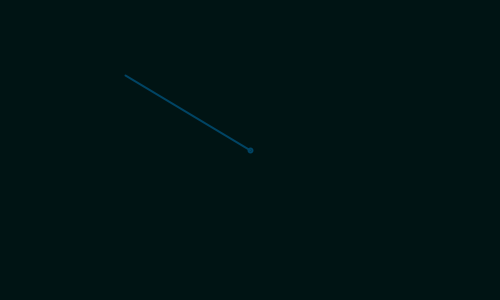
Frame 1 (no input)
Frame 60 (the mouse pressed at the canvas centre just before this capture): identical to frame 1, image omitted
Frame 120 (the mouse held since frame 60 and released just before this capture): blank canvas, image omitted

The Processing sketch that drew this single still picture (run headless with seeded random() and noise(); from frame 60 on, the mouse is pressed at the canvas centre):

// Processing sketch: mult_PVector
// ── mult_PVector.pde
float bgC = 20;


void setup() {
  size(500, 300);
}

void draw() {

  background(0, bgC, bgC); 

  strokeWeight(2);
  stroke(0, 68, 100);
  noFill();



  //-----------FORM-------------

  translate(width/2, height/2);
  ellipse(0, 0, 4, 4);





  //--------FORM_end------------

  //-------VECTOR
  PVector mouse = new PVector(mouseX, mouseY);
  PVector center = new PVector(width/2, height/2);

  mouse.sub(center); // Get vector lenght
  mouse.mult(0.5); // Multiply it by a factor [this doesn't works if the top operation is not done, since you don't have the vector loc and vel]

  line(0, 0, mouse.x, mouse.y);
  //-------VECTOR
}
